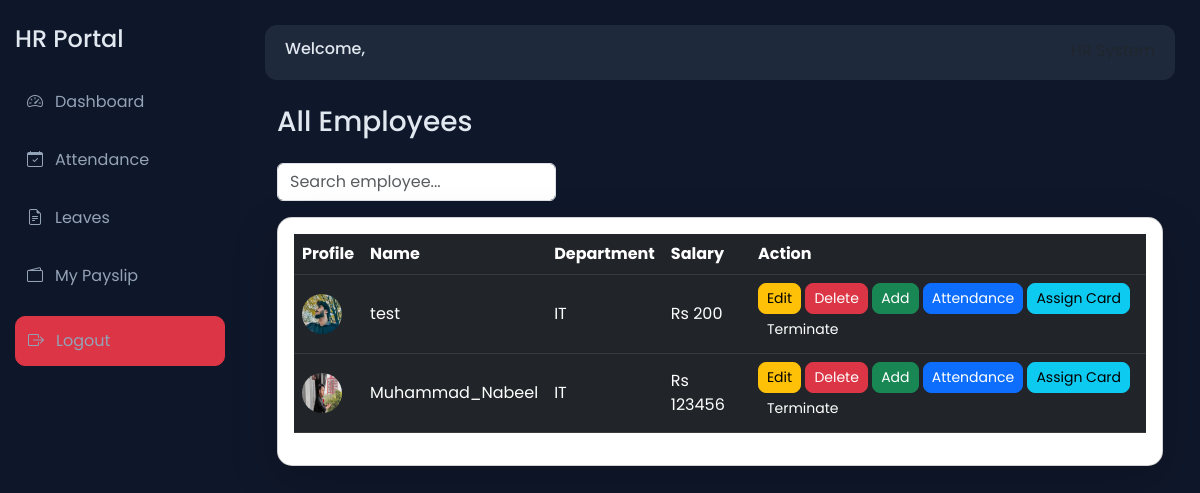
The app's page /employees/, older data.
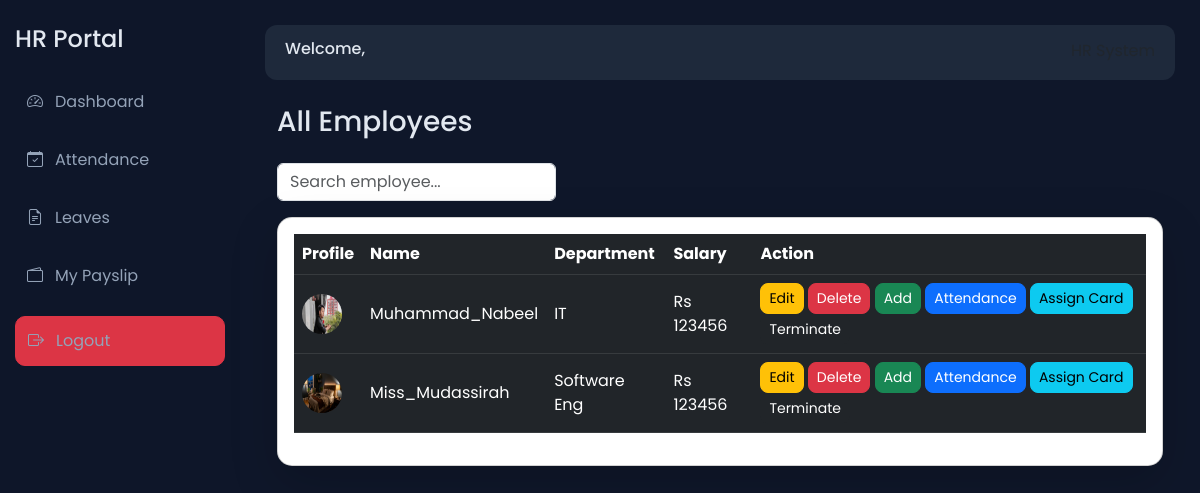
The same page, newer data.
### employees/models.py (models this page shows, shortened)
class Employee(models.Model):
    user = models.ForeignKey(User, on_delete=models.CASCADE)
    full_name = models.CharField(max_length=100)
    email = models.EmailField()
    phone = models.CharField(max_length=15)
    department = models.CharField(max_length=100)
    role = models.CharField(max_length=50, default='Employee')
    designation = models.CharField(max_length=100, null=True, blank=True)
    manager = models.ForeignKey(
        'self',
        on_delete=models.SET_NULL,
        null=True,
        blank=True,
        related_name='team_members'
    )
    salary = models.IntegerField()
    joining_date = models.DateField()
    profile_pic = models.ImageField(upload_to='profiles/', null=True, blank=True)
    casual_total = models.IntegerField(default=14)
    casual_used = models.IntegerField(default=0)
    sick_total = models.IntegerField(default=8)
    sick_used = models.IntegerField(default=0)
    earned_total = models.IntegerField(default=10)
    earned_used = models.IntegerField(default=0)
    is_active = models.BooleanField(default=True)
    rfid = models.CharField(max_length=100, unique=True, null=True, blank=True)
    face_image = models.ImageField(upload_to='faces/', null=True, blank=True)
    shift_start = models.TimeField(default=time(9, 0))
    shift_end = models.TimeField(default=time(18, 0))

### accounts/models.py (models this page shows)
class User(AbstractUser):
    is_employee = models.BooleanField(default=False)
    is_hr = models.BooleanField(default=False)

### employees/views.py (the view)
# urls.py: path('employees/', views.all_employees, name='all_employees'),
def all_employees(request):
    employees = Employee.objects.filter(is_active=True)
    return render(request, 'all_employees.html', {'employees': employees})

### templates/all_employees.html (shortened to what this page needs)
{% extends 'base.html' %}
{% block content %}
<div class="container mt-4">
<h3 class="mb-4">All Employees</h3>
<div class="row mb-3">
    <div class="col-md-4">
        <input type="text" id="searchInput" class="form-control" placeholder="Search employee...">
    </div>
</div>
<div class="card shadow-lg p-3" style="border-radius:15px;">
<table class="table table-dark table-hover align-middle" id="employeeTable">
    <thead>
        <tr>
            <th>Profile</th>
            <th>Name</th>
            <th>Department</th>
            <th>Salary</th>
            <th>Action</th>
        </tr>
    </thead>
    <tbody>
    {% for emp in employees %}
    <tr>
        <td>
            {% if emp.profile_pic %}
                <img src="{{ emp.profile_pic.url }}"
                     style="width:40px; height:40px; border-radius:50%;">
            {% else %}
                <span>No Image</span>
            {% endif %}
        </td>
        <td>{{ emp.user.username }}</td>
        <td>{{ emp.department }}</td>
        <td>Rs {{ emp.salary }}</td>
        <td>
    <a href="{% url 'edit_employee' emp.id %}" class="btn btn-warning btn-sm">Edit</a>
    <a href="{% url 'delete_employee' emp.id %}"
       class="btn btn-danger btn-sm"
       onclick="return confirm('Delete employee?')">Delete</a>
    <a href="{% url 'add_salary' emp.id %}" class="btn btn-success btn-sm">Add</a>
    <a href="{% url 'employee_attendance' emp.id %}" class="btn btn-primary btn-sm">
        Attendance
    </a>
    <a href="{% url 'assign_rfid' emp.id %}" class="btn btn-info btn-sm">
        Assign Card
    </a>
    {% if emp.is_active %}
    <form method="POST" action="{% url 'terminate_employee' emp.id %}" style="display:inline;">
        <button class="btn btn-dark btn-sm"
            onclick="return confirm('Terminate this employee?')">
            Terminate
        </button>
    </form>
    {% endif %}
</td>
    </tr>
    {% endfor %}
    </tbody>
</table>
</div>
</div>
{% endblock %}

### templates/base.html (shortened to what this page needs)
<!DOCTYPE html>
<html>
<head>
    <link href="https://cdn.jsdelivr.net/npm/bootstrap@5.3.0/dist/css/bootstrap.min.css" rel="stylesheet">
    <link href="https://cdn.jsdelivr.net/npm/bootstrap-icons/font/bootstrap-icons.css" rel="stylesheet">
</head>
<body>
{% with request.resolver_match.url_name as url_name %}
<div class="sidebar">
    <h4 class="mb-4">HR Portal</h4>
    <a href="{% url 'hr_dashboard' %}" class="{% if url_name == 'hr_dashboard' %}active{% endif %}">
        <i class="bi bi-speedometer2"></i> Dashboard
    </a>
    <a href="{% url 'hr_attendance' %}" class="{% if url_name == 'hr_attendance' %}active{% endif %}">
        <i class="bi bi-calendar-check"></i> Attendance
    </a>
    <a href="{% url 'hr_leaves' %}" class="{% if url_name == 'hr_leaves' %}active{% endif %}">
        <i class="bi bi-file-earmark-text"></i> Leaves
    </a>
    <a href="{% url 'my_salary' %}" class="{% if url_name == 'my_salary' %}active{% endif %}">
        <i class="bi bi-wallet2"></i> My Payslip
    </a>
    <a href="{% url 'logout' %}" class="btn btn-danger mt-3 w-100">
        <i class="bi bi-box-arrow-right"></i> Logout
    </a>
</div>
{% endwith %}
<div class="content">
    <div class="topbar d-flex justify-content-between">
        <h6>Welcome, {{ user.username }}</h6>
        <span class="text-muted">HR System</span>
    </div>
    {% block content %}{% endblock %}
</div>
</body>
</html>

### templates/base.html (style rules this page uses)
body { background: #0f172a; font-family: 'Poppins', sans-serif; color: #e2e8f0; }
.sidebar { height: 100vh; background: rgba(15, 23, 42, 0.95); padding: 25px 15px; position: fixed; width: 240px; }
.sidebar a { color: #94a3b8; display: flex; gap: 12px; padding: 12px; border-radius: 10px; margin-bottom: 10px; text-decoration: none; align-items: center; }
.content { margin-left: 240px; padding: 25px; }
.topbar { background: #1e293b; padding: 14px 20px; border-radius: 12px; margin-bottom: 25px; }
.btn { border-radius: 8px; }

Row changes from the older to the newer data that the page shows:
removed Employee: profile_pic (picture), user.username "test", department "IT", salary "200", is_active "Terminate"
added Employee: profile_pic (picture), user.username "Miss_Mudassirah", department "Software Eng", salary "123456", is_active "Terminate"
